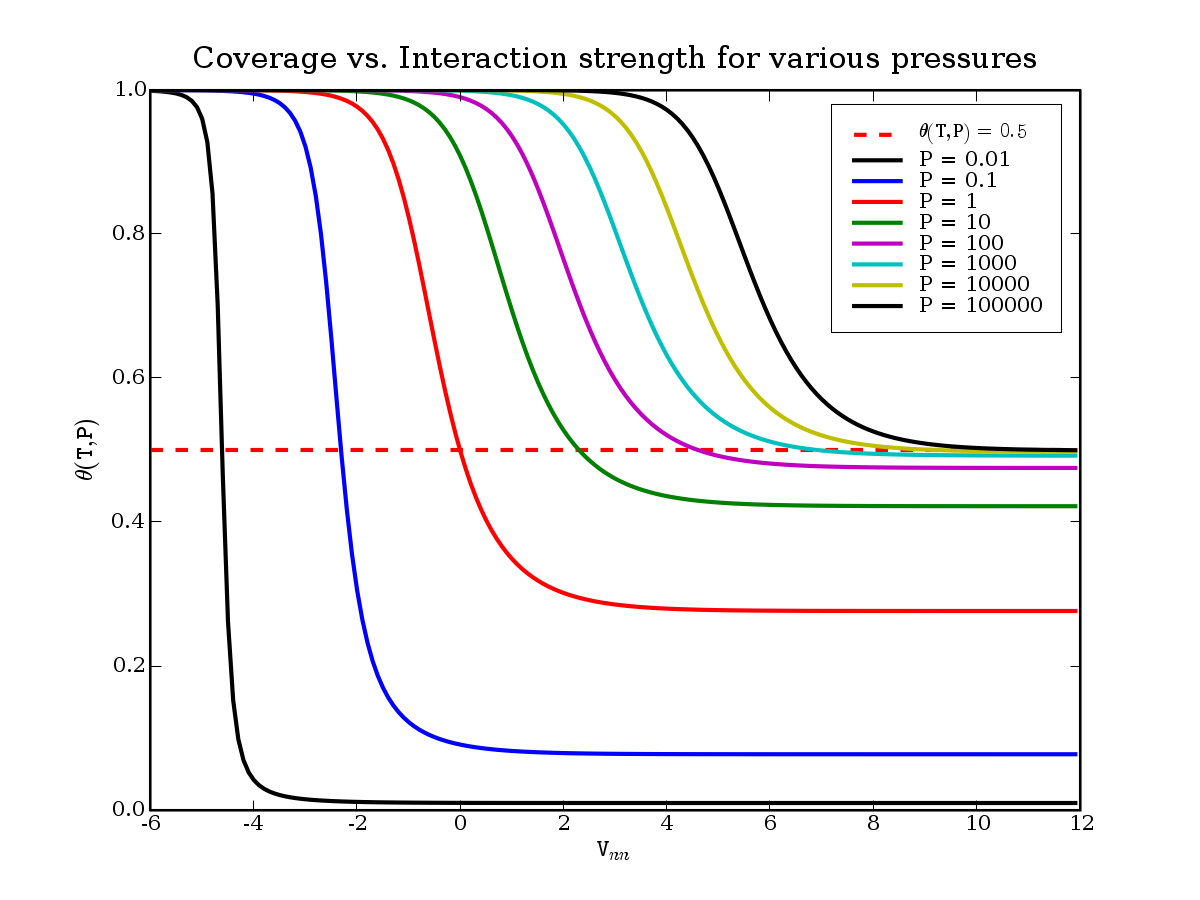

Write the Python code that produced this figure.
#!/usr/bin/env python
"""
Code for Kreuzer's surface science class to plot the coverage
for different interaction strengths
"""
import Numeric, pylab
e = Numeric.e

P_list = [0.01,0.1,1,10,100,1000,10000,100000]
colors = ['k','b','r','g','m','c','y','k']
v = Numeric.arange(-5.99,12,0.1,typecode=Numeric.Float)
theta = []
B = 1
A = B*e**-v

for P in P_list:
    theta.append( (A*P + ((A*P)**2 - A*P + 2*B*P)*((A*P-1)**2+4*B*P)**-0.5) / \
                  (1 + A*P + ((A*P-1)**2+4*B*P)**0.5) )

last = []
pylab.plot(v,[0.5 for i in v],'r--',linewidth=2,label=r'$\tt{\theta(T,P)\ =\ 0.5}$')
for i in range(len(P_list)):
    pylab.plot(v,theta[i],colors[i]+'-',linewidth=2,label='P = '+str(P_list[i]))
    last.append(theta[i][-1])

pylab.title('Coverage vs. Interaction strength for various pressures')
pylab.xlabel(r'$\tt{V_{nn}}$')
pylab.ylabel(r'$\tt{\theta(T,P)}$')
pylab.legend(loc=0)
pylab.savefig('coverage_TP.png')

pylab.clf()
"""
V_list = [-5,-2.,-1.,0.,1.,2.,3.,4.,5.,6.,7.,8.,9.,10.]
V_list = Numeric.arange(-5.99,10,1,typecode=Numeric.Float)*1.0
V_list = v
T = []
print v
print V_list
for V in V_list:
    T.append([])
    print V
    print theta[list(V_list).index(V)][list(v).index(V)]
    T[list(V_list).index(V)].append(theta[list(V_list).index(V)][list(v).index(V)])
for t in T:
    pylab.plot(P_list,t,'bo-',linewidth=2)

pylab.title('P vs. Theta for various interaction strengths')
pylab.semilogx()
pylab.xlabel('log(P)')
pylab.ylabel(r'$\tt{\theta(T,P)}$')
pylab.legend(loc=0)
pylab.savefig('PvsTheta.png')
"""
